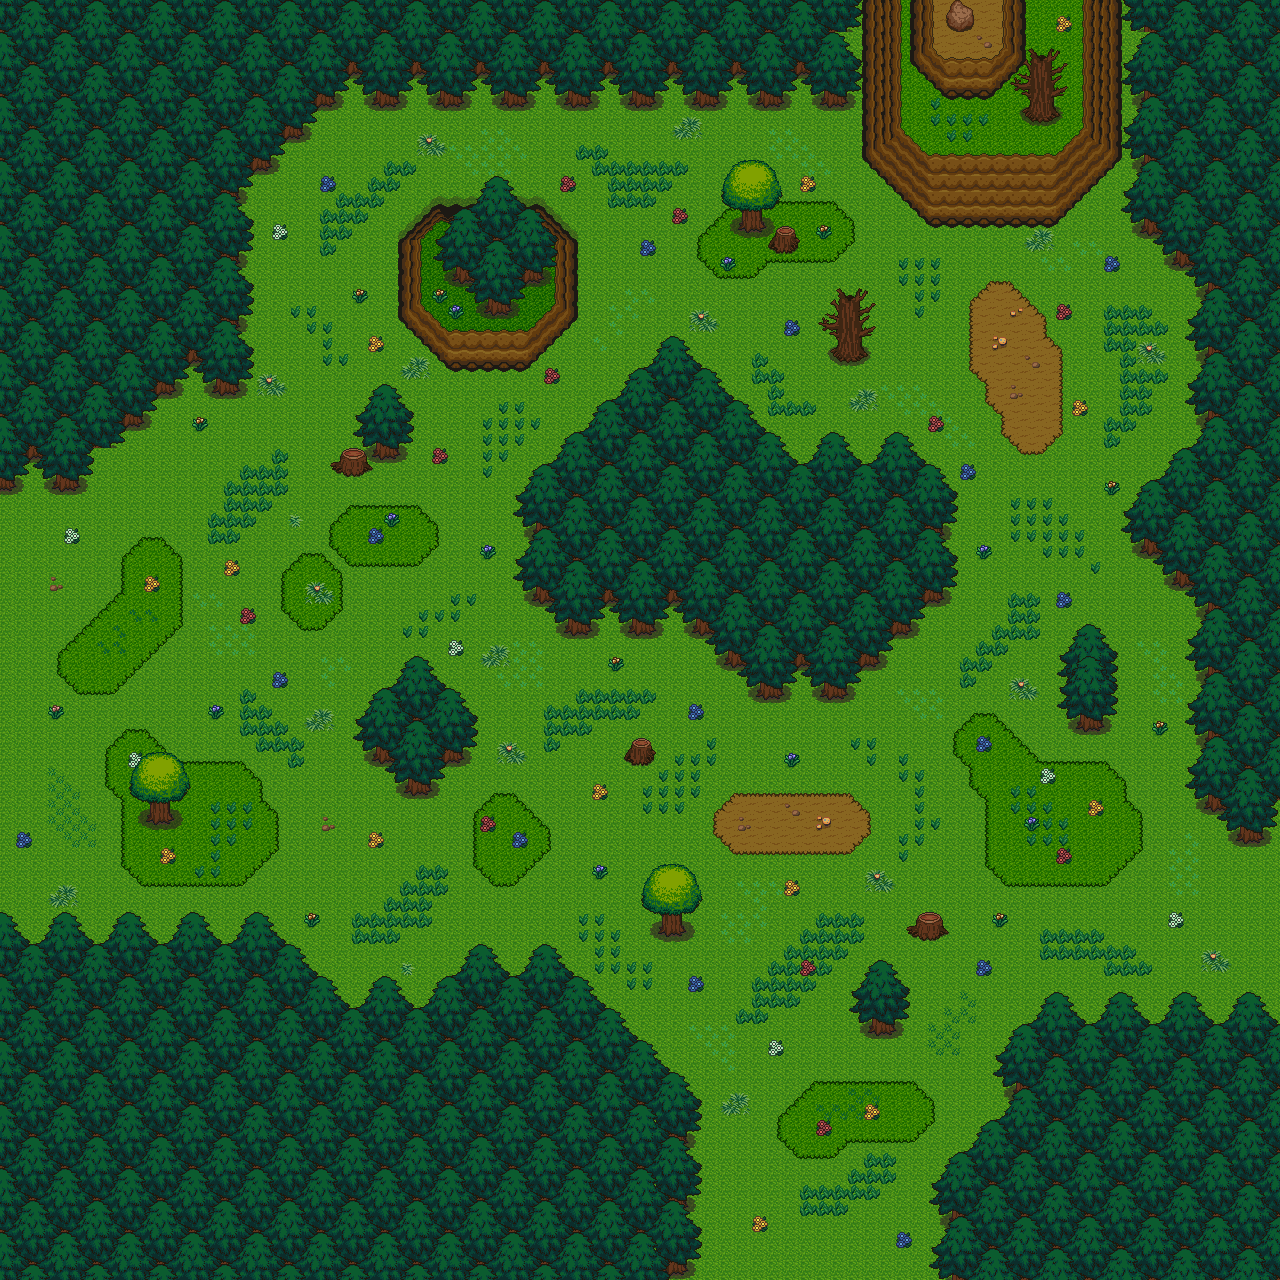

A level layout from a 2D game, rendered from its tile map. Below: a short description, then the map file with tile-grid data replaced by summaries:
An orthogonal 80x80 tile map with 16x16 px tiles, 7 tile layers (ground0, ground1, wall0, wall1, ...), 2 hidden layers not drawn, 9 tilesets.

<map version="1.0" orientation="orthogonal" renderorder="right-down" width="80" height="80" tilewidth="16" tileheight="16">
 <tileset firstgid="1" name="1" tilewidth="16" tileheight="16">
  <image source="../../tileset/v1.3/1.png" width="800" height="800" />
 </tileset>
 <tileset firstgid="2501" name="2" tilewidth="16" tileheight="16">
  <image source="../../tileset/v1.3/2.png" width="800" height="800" />
 </tileset>
 <tileset firstgid="5001" name="3" tilewidth="16" tileheight="16">
  <image source="../../tileset/v1.3/3.png" width="800" height="800" />
 </tileset>
 <tileset firstgid="7501" name="4" tilewidth="16" tileheight="16">
  <image source="../../tileset/v1.3/4.png" width="800" height="800" />
 </tileset>
 <tileset firstgid="10001" name="5" tilewidth="16" tileheight="16">
  <image source="../../tileset/v1.3/5.png" width="800" height="800" />
 </tileset>
 <tileset firstgid="12501" name="6" tilewidth="16" tileheight="16">
  <image source="../../tileset/v1.3/6.png" width="800" height="800" />
 </tileset>
 <tileset firstgid="15001" name="7" tilewidth="16" tileheight="16">
  <image source="../../tileset/v1.3/7.png" width="800" height="800" />
 </tileset>
 <tileset firstgid="17501" name="8" tilewidth="16" tileheight="16">
  <image source="../../tileset/v1.3/8.png" width="800" height="800" />
 </tileset>
 <tileset firstgid="20001" name="9" tilewidth="16" tileheight="16">
  <image source="../../tileset/v1.3/9.png" width="800" height="800" />
 </tileset>
 <layer name="ground0" width="80" height="80">
  <data>[6400 cells, 6400 non-empty, 4 distinct tile ids]</data>
 </layer>
 <layer name="ground1" width="80" height="80">
  <data>[6400 cells, 604 non-empty, 50 distinct tile ids]</data>
 </layer>
 <layer name="wall0" width="80" height="80">
  <data>[6400 cells, 487 non-empty, 194 distinct tile ids]</data>
 </layer>
 <layer name="wall1" width="80" height="80">
  <data>[6400 cells, 71 non-empty, 45 distinct tile ids]</data>
 </layer>
 <layer name="deco0" width="80" height="80">
  <data>[6400 cells, 550 non-empty, 53 distinct tile ids]</data>
 </layer>
 <layer name="deco1" width="80" height="80">
  <data>[6400 cells, 3140 non-empty, 113 distinct tile ids]</data>
 </layer>
 <layer name="ABOVE_OVERWRITE" width="80" height="80" opacity="0.9">
  <data>[6400 cells, 0 non-empty, 0 distinct tile ids]</data>
 </layer>
 <layer name="COLLISION_OVERWRITE" visible="0" width="80" height="80">
  <data>[6400 cells, 0 non-empty, 0 distinct tile ids]</data>
 </layer>
 <layer name="SPOT" visible="0" width="80" height="80">
  <data>[6400 cells, 11 non-empty, 9 distinct tile ids]</data>
 </layer>
</map>
